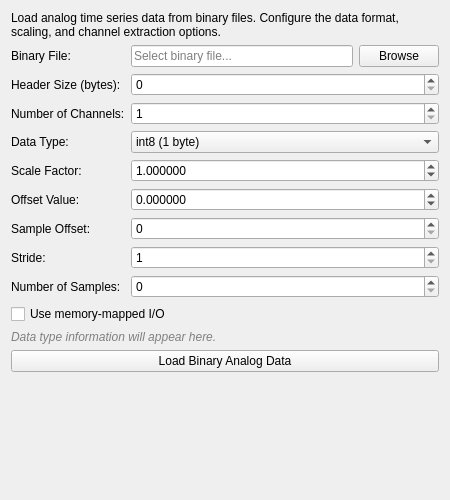
<?xml version="1.0" encoding="UTF-8"?>
<ui version="4.0">
 <class>BinaryAnalogImport_Widget</class>
 <widget class="QWidget" name="BinaryAnalogImport_Widget">
  <property name="geometry">
   <rect>
    <x>0</x>
    <y>0</y>
    <width>450</width>
    <height>500</height>
   </rect>
  </property>
  <property name="windowTitle">
   <string>Binary Analog Import</string>
  </property>
  <layout class="QVBoxLayout" name="verticalLayout">
   <item>
    <widget class="QLabel" name="label_description">
     <property name="text">
      <string>Load analog time series data from binary files. Configure the data format, scaling, and channel extraction options.</string>
     </property>
     <property name="wordWrap">
      <bool>true</bool>
     </property>
    </widget>
   </item>
   <item>
    <layout class="QGridLayout" name="gridLayout">
     <item row="0" column="0">
      <widget class="QLabel" name="label_file_path">
       <property name="text">
        <string>Binary File:</string>
       </property>
      </widget>
     </item>
     <item row="0" column="1">
      <widget class="QLineEdit" name="file_path_edit">
       <property name="placeholderText">
        <string>Select binary file...</string>
       </property>
      </widget>
     </item>
     <item row="0" column="2">
      <widget class="QPushButton" name="browse_button">
       <property name="text">
        <string>Browse</string>
       </property>
      </widget>
     </item>
     <item row="1" column="0">
      <widget class="QLabel" name="label_header_size">
       <property name="text">
        <string>Header Size (bytes):</string>
       </property>
      </widget>
     </item>
     <item row="1" column="1" colspan="2">
      <widget class="QSpinBox" name="header_size_spinbox">
       <property name="toolTip">
        <string>Number of bytes to skip at the beginning of the file.</string>
       </property>
       <property name="minimum">
        <number>0</number>
       </property>
       <property name="maximum">
        <number>1000000</number>
       </property>
       <property name="value">
        <number>0</number>
       </property>
      </widget>
     </item>
     <item row="2" column="0">
      <widget class="QLabel" name="label_num_channels">
       <property name="text">
        <string>Number of Channels:</string>
       </property>
      </widget>
     </item>
     <item row="2" column="1" colspan="2">
      <widget class="QSpinBox" name="num_channels_spinbox">
       <property name="toolTip">
        <string>Number of interleaved channels in the binary file.</string>
       </property>
       <property name="minimum">
        <number>1</number>
       </property>
       <property name="maximum">
        <number>1024</number>
       </property>
       <property name="value">
        <number>1</number>
       </property>
      </widget>
     </item>
     <item row="3" column="0">
      <widget class="QLabel" name="label_data_type">
       <property name="text">
        <string>Data Type:</string>
       </property>
      </widget>
     </item>
     <item row="3" column="1" colspan="2">
      <widget class="QComboBox" name="data_type_combo">
       <property name="toolTip">
        <string>Data type of each sample in the binary file.</string>
       </property>
       <item>
        <property name="text">
         <string>int8 (1 byte)</string>
        </property>
       </item>
       <item>
        <property name="text">
         <string>int16 (2 bytes)</string>
        </property>
       </item>
       <item>
        <property name="text">
         <string>uint16 (2 bytes)</string>
        </property>
       </item>
       <item>
        <property name="text">
         <string>float32 (4 bytes)</string>
        </property>
       </item>
       <item>
        <property name="text">
         <string>float64 (8 bytes)</string>
        </property>
       </item>
      </widget>
     </item>
     <item row="4" column="0">
      <widget class="QLabel" name="label_scale_factor">
       <property name="text">
        <string>Scale Factor:</string>
       </property>
      </widget>
     </item>
     <item row="4" column="1" colspan="2">
      <widget class="QDoubleSpinBox" name="scale_factor_spinbox">
       <property name="toolTip">
        <string>Multiplier applied to each sample value: output = (input * scale) + offset</string>
       </property>
       <property name="decimals">
        <number>6</number>
       </property>
       <property name="minimum">
        <double>-1000000.000000000000000</double>
       </property>
       <property name="maximum">
        <double>1000000.000000000000000</double>
       </property>
       <property name="singleStep">
        <double>0.001000000000000</double>
       </property>
       <property name="value">
        <double>1.000000000000000</double>
       </property>
      </widget>
     </item>
     <item row="5" column="0">
      <widget class="QLabel" name="label_offset">
       <property name="text">
        <string>Offset Value:</string>
       </property>
      </widget>
     </item>
     <item row="5" column="1" colspan="2">
      <widget class="QDoubleSpinBox" name="offset_spinbox">
       <property name="toolTip">
        <string>Value added after scaling: output = (input * scale) + offset</string>
       </property>
       <property name="decimals">
        <number>6</number>
       </property>
       <property name="minimum">
        <double>-1000000.000000000000000</double>
       </property>
       <property name="maximum">
        <double>1000000.000000000000000</double>
       </property>
       <property name="singleStep">
        <double>0.100000000000000</double>
       </property>
       <property name="value">
        <double>0.000000000000000</double>
       </property>
      </widget>
     </item>
     <item row="6" column="0">
      <widget class="QLabel" name="label_sample_offset">
       <property name="text">
        <string>Sample Offset:</string>
       </property>
      </widget>
     </item>
     <item row="6" column="1" colspan="2">
      <widget class="QSpinBox" name="sample_offset_spinbox">
       <property name="toolTip">
        <string>Starting sample offset (for extracting specific channel from interleaved data).</string>
       </property>
       <property name="minimum">
        <number>0</number>
       </property>
       <property name="maximum">
        <number>1023</number>
       </property>
       <property name="value">
        <number>0</number>
       </property>
      </widget>
     </item>
     <item row="7" column="0">
      <widget class="QLabel" name="label_stride">
       <property name="text">
        <string>Stride:</string>
       </property>
      </widget>
     </item>
     <item row="7" column="1" colspan="2">
      <widget class="QSpinBox" name="stride_spinbox">
       <property name="toolTip">
        <string>Number of samples to skip between reads (for extracting from interleaved data). Usually equals number of channels.</string>
       </property>
       <property name="minimum">
        <number>1</number>
       </property>
       <property name="maximum">
        <number>1024</number>
       </property>
       <property name="value">
        <number>1</number>
       </property>
      </widget>
     </item>
     <item row="8" column="0">
      <widget class="QLabel" name="label_num_samples">
       <property name="text">
        <string>Number of Samples:</string>
       </property>
      </widget>
     </item>
     <item row="8" column="1" colspan="2">
      <widget class="QSpinBox" name="num_samples_spinbox">
       <property name="toolTip">
        <string>Number of samples to read. Set to 0 to read all available samples.</string>
       </property>
       <property name="minimum">
        <number>0</number>
       </property>
       <property name="maximum">
        <number>2147483647</number>
       </property>
       <property name="value">
        <number>0</number>
       </property>
      </widget>
     </item>
     <item row="9" column="0" colspan="3">
      <widget class="QCheckBox" name="memory_mapped_checkbox">
       <property name="text">
        <string>Use memory-mapped I/O</string>
       </property>
       <property name="toolTip">
        <string>Use memory-mapped file I/O for large files. May improve performance for very large files.</string>
       </property>
       <property name="checked">
        <bool>false</bool>
       </property>
      </widget>
     </item>
    </layout>
   </item>
   <item>
    <widget class="QLabel" name="label_info">
     <property name="text">
      <string>Data type information will appear here.</string>
     </property>
     <property name="styleSheet">
      <string>color: gray; font-style: italic;</string>
     </property>
     <property name="wordWrap">
      <bool>true</bool>
     </property>
    </widget>
   </item>
   <item>
    <widget class="QPushButton" name="load_button">
     <property name="text">
      <string>Load Binary Analog Data</string>
     </property>
    </widget>
   </item>
   <item>
    <spacer name="verticalSpacer">
     <property name="orientation">
      <enum>Qt::Orientation::Vertical</enum>
     </property>
     <property name="sizeHint" stdset="0">
      <size>
       <width>20</width>
       <height>40</height>
      </size>
     </property>
    </spacer>
   </item>
  </layout>
 </widget>
 <resources/>
 <connections/>
</ui>
